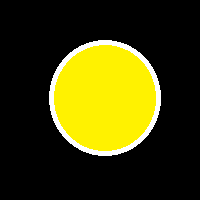
#> input picture opencv/05-图像特征处理/03-霍夫变换/hough_circle.png, 200 x 200 px
$ python '03-霍夫圆检测.py'
#> lines starting #> are read from the running program, lines starting #| are printed output that depends on the picture; after the words box and inside, x2 and y2 are one past the last pixel; in counts of white or black regions, pixels touching at a corner belong together; long printed decimals are rounded
import cv2
import numpy as np

img = cv2.imread("./hough_circle.png")
#> img is the input picture: shape (200, 200, 3); mean B, G, R 10.9, 62.3, 65
gray = cv2.cvtColor(img, cv2.COLOR_BGR2GRAY)
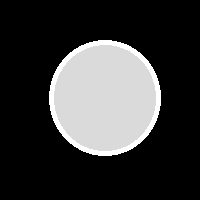
#> gray: shape (200, 200); min 0, max 255, mean 57.2

gray = cv2.Canny(gray, 50, 200)
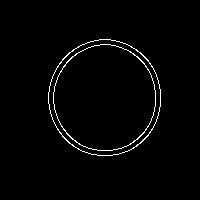
#> gray: shape (200, 200); 1.8% white in thin lines or dots, all inside (x1, y1, x2, y2) = (48, 39, 161, 156)

circles = cv2.HoughCircles(gray, cv2.HOUGH_GRADIENT, 1.5, 10)
#> circles = [[104.2, 99.75, 54.6], [105.8, 87.75, 49.95]]
print(circles)
#| [[[104.25      99.75      54.600]
#|   [105.75      87.75      49.950]]]

cv2.imshow("img", gray)
cv2.waitKey(0)
